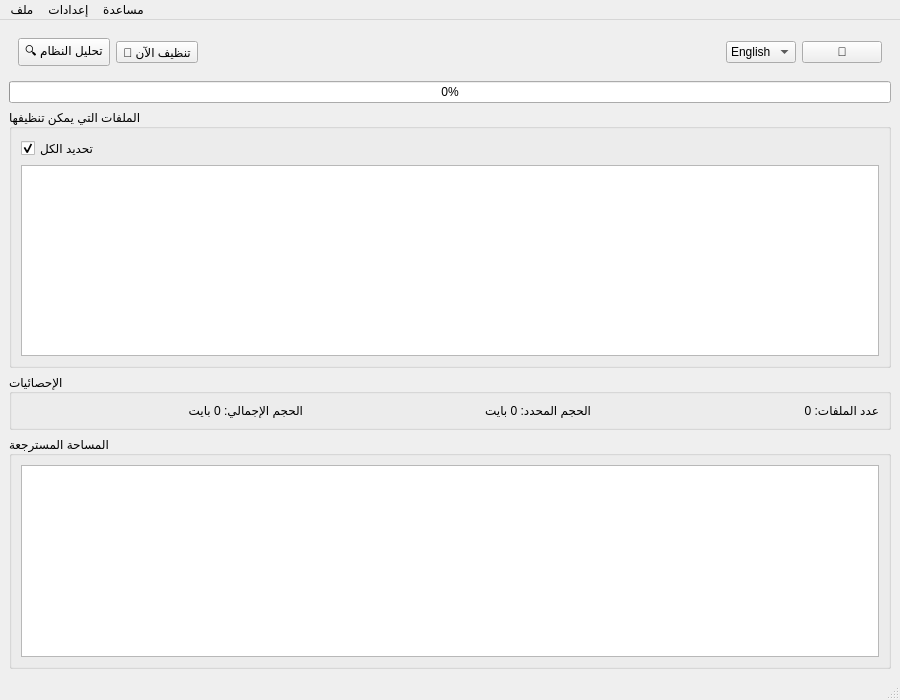
<?xml version="1.0" encoding="UTF-8"?>
<ui version="4.0">
 <class>MainWindow</class>
 <widget class="QMainWindow" name="MainWindow">
  <property name="geometry">
   <rect>
    <x>0</x>
    <y>0</y>
    <width>900</width>
    <height>700</height>
   </rect>
  </property>
  <property name="windowTitle">
   <string>Clean Linux - تنظيف نظام لينكس</string>
  </property>
  <widget class="QWidget" name="centralWidget">
   <layout class="QVBoxLayout" name="verticalLayout">
    <item>
     <widget class="QWidget" name="toolbarWidget" native="true">
      <layout class="QHBoxLayout" name="toolbarLayout">
       <item>
        <widget class="QToolButton" name="analyzeButton">
         <property name="text">
          <string>🔍 تحليل النظام</string>
         </property>
        </widget>
       </item>
       <item>
        <widget class="QToolButton" name="cleanButton">
         <property name="text">
          <string>🧹 تنظيف الآن</string>
         </property>
        </widget>
       </item>

       <item>
        <spacer name="horizontalSpacer">
         <property name="orientation">
          <enum>Qt::Horizontal</enum>
         </property>
         <property name="sizeHint" stdset="0">
          <size>
           <width>40</width>
           <height>20</height>
          </size>
         </property>
        </spacer>
       </item>
       <item>
        <widget class="QComboBox" name="languageComboBox">
         <property name="maximumSize">
          <size>
           <width>100</width>
           <height>16777215</height>
          </size>
         </property>
         <item>
          <property name="text">
           <string>English</string>
          </property>
         </item>
         <item>
          <property name="text">
           <string>العربية</string>
          </property>
         </item>
        </widget>
       </item>
       <item>
        <widget class="QPushButton" name="darkModeButton">
         <property name="text">
          <string>🌙</string>
         </property>
        </widget>
       </item>
      </layout>
     </widget>
    </item>
    <item>
     <widget class="QProgressBar" name="progressBar">
      <property name="value">
       <number>0</number>
      </property>
      <property name="textVisible">
       <bool>true</bool>
      </property>
     </widget>
    </item>
    <item>
     <widget class="QGroupBox" name="categoriesGroup">
      <property name="title">
       <string>الملفات التي يمكن تنظيفها</string>
      </property>
      <layout class="QVBoxLayout" name="verticalLayout_2">
       <item>
        <widget class="QCheckBox" name="selectAllCheckbox">
         <property name="text">
          <string>تحديد الكل</string>
         </property>
         <property name="checked">
          <bool>true</bool>
         </property>
        </widget>
       </item>
       <item>
        <widget class="QTableView" name="categoriesTable">
         <property name="selectionBehavior">
          <enum>QAbstractItemView::SelectRows</enum>
         </property>
        </widget>
       </item>
      </layout>
     </widget>
    </item>
    <item>
     <widget class="QGroupBox" name="statsGroup">
      <property name="title">
       <string>الإحصائيات</string>
      </property>
      <layout class="QHBoxLayout" name="horizontalLayout">
       <item>
        <widget class="QLabel" name="totalSizeLabel">
         <property name="text">
          <string>الحجم الإجمالي: 0 بايت</string>
         </property>
        </widget>
       </item>
       <item>
        <widget class="QLabel" name="selectedSizeLabel">
         <property name="text">
          <string>الحجم المحدد: 0 بايت</string>
         </property>
        </widget>
       </item>
       <item>
        <widget class="QLabel" name="filesCountLabel">
         <property name="text">
          <string>عدد الملفات: 0</string>
         </property>
        </widget>
       </item>
      </layout>
     </widget>
    </item>
    <item>
     <widget class="QGroupBox" name="chartGroup">
      <property name="title">
       <string>المساحة المسترجعة</string>
      </property>
      <layout class="QVBoxLayout" name="chartLayout">
       <item>
        <widget class="QChartView" name="chartView"/>
       </item>
      </layout>
     </widget>
    </item>
   </layout>
  </widget>
  <widget class="QMenuBar" name="menuBar">
   <property name="geometry">
    <rect>
     <x>0</x>
     <y>0</y>
     <width>900</width>
     <height>22</height>
    </rect>
   </property>
   <widget class="QMenu" name="menuFile">
    <property name="title">
     <string>ملف</string>
    </property>
    <addaction name="actionExit"/>
   </widget>
   <widget class="QMenu" name="menuSettings">
    <property name="title">
     <string>إعدادات</string>
    </property>
    <addaction name="actionPreferences"/>
   </widget>
   <widget class="QMenu" name="menuHelp">
    <property name="title">
     <string>مساعدة</string>
    </property>
    <addaction name="actionAbout"/>
   </widget>
   <addaction name="menuFile"/>
   <addaction name="menuSettings"/>
   <addaction name="menuHelp"/>
  </widget>
  <widget class="QStatusBar" name="statusBar"/>
  <action name="actionExit">
   <property name="text">
    <string>خروج</string>
   </property>
  </action>
  <action name="actionPreferences">
   <property name="text">
    <string>تفضيلات</string>
   </property>
  </action>
  <action name="actionAbout">
   <property name="text">
    <string>حول</string>
   </property>
  </action>
 </widget>
 <customwidgets>
  <customwidget>
   <class>QChartView</class>
   <extends>QGraphicsView</extends>
   <header>QtCharts</header>
  </customwidget>
 </customwidgets>
 <resources/>
 <connections/>
</ui>
